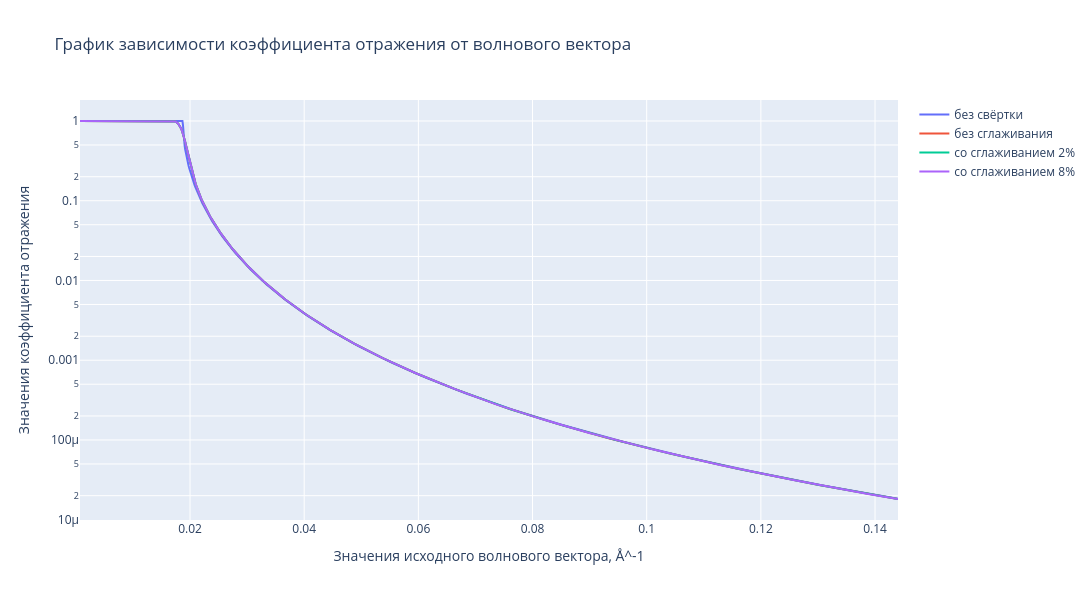

The cell this chart's notebook holds for it:
### Code cell
plot_reflection_vs_wavevector_xn(r_conv, q, Ndots, ['без свёртки', 'без сглаживания', 'со сглаживанием 2%', 'со сглаживанием 8%'])

### Figure 1 — Plotly figure (JSON) as saved in the notebook; plotly's stock layout.template omitted (floating-point values rounded to 4 significant figures; data arrays with more than 128 entries replaced by an {"elided": "..."} marker saying what was removed)
{"data": [{"marker": {"color": "#636EFA", "opacity": 0.92, "size": 2.2}, "mode": "lines", "name": "без свёртки", "type": "scatter", "x": {"elided": "1050 float values"}, "y": {"elided": "1050 float values"}}, {"marker": {"color": "#EF553B", "opacity": 0.92, "size": 2.2}, "mode": "lines", "name": "без сглаживания", "type": "scatter", "x": {"elided": "1050 float values"}, "y": {"elided": "1050 float values"}}, {"marker": {"color": "#00CC96", "opacity": 0.92, "size": 2.2}, "mode": "lines", "name": "со сглаживанием 2%", "type": "scatter", "x": {"elided": "1050 float values"}, "y": {"elided": "1050 float values"}}, {"marker": {"color": "#AB63FA", "opacity": 0.92, "size": 2.2}, "mode": "lines", "name": "со сглаживанием 8%", "type": "scatter", "x": {"elided": "1050 float values"}, "y": {"elided": "1050 float values"}}], "layout": {"height": 600, "title": {"text": "График зависимости коэффициента отражения от волнового вектора"}, "width": 1440, "xaxis": {"title": {"text": "Значения исходного волнового вектора, Å^-1"}}, "yaxis": {"title": {"text": "Значения коэффициента отражения"}, "type": "log"}}}
